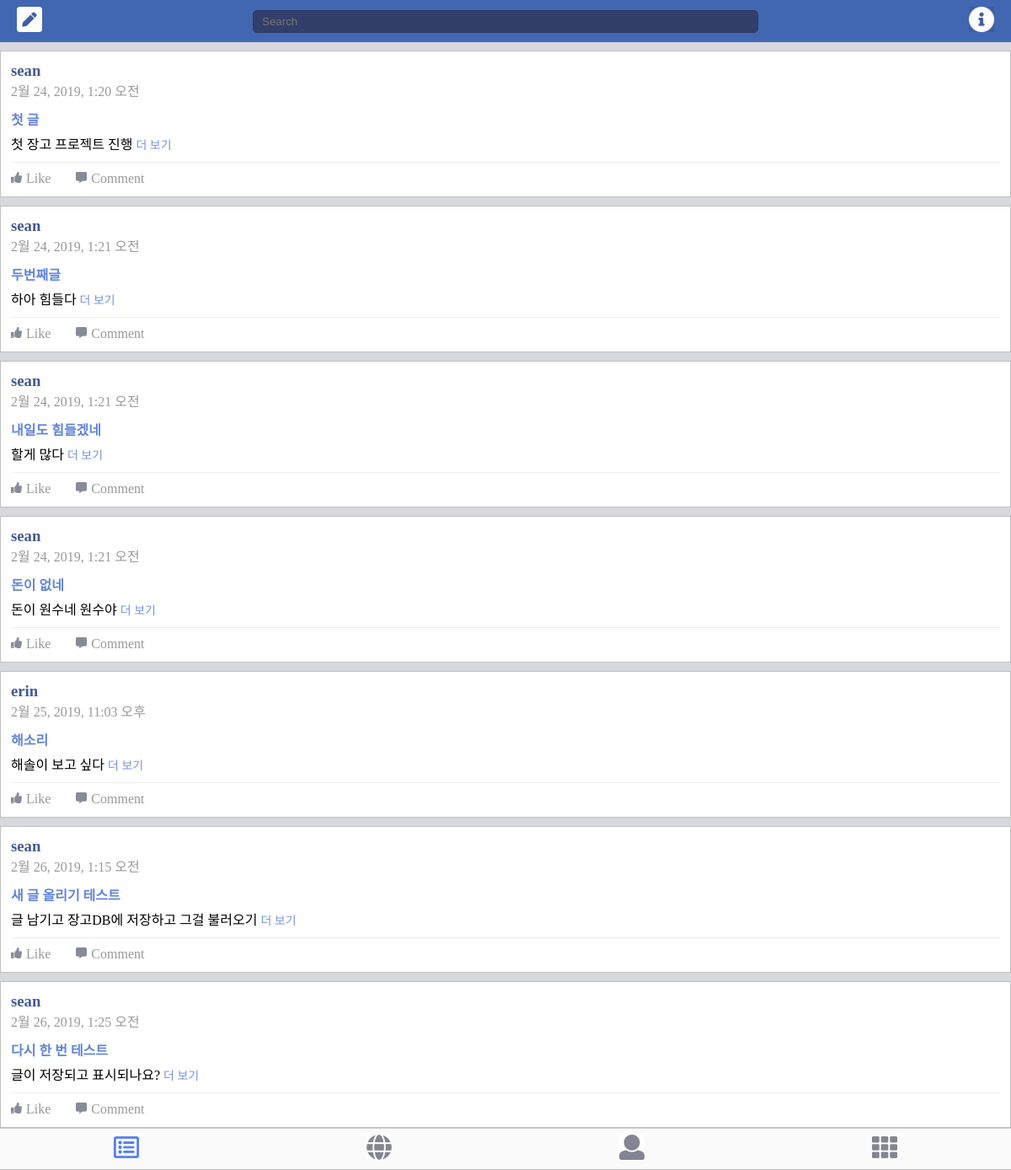
Before: / with the older database file.
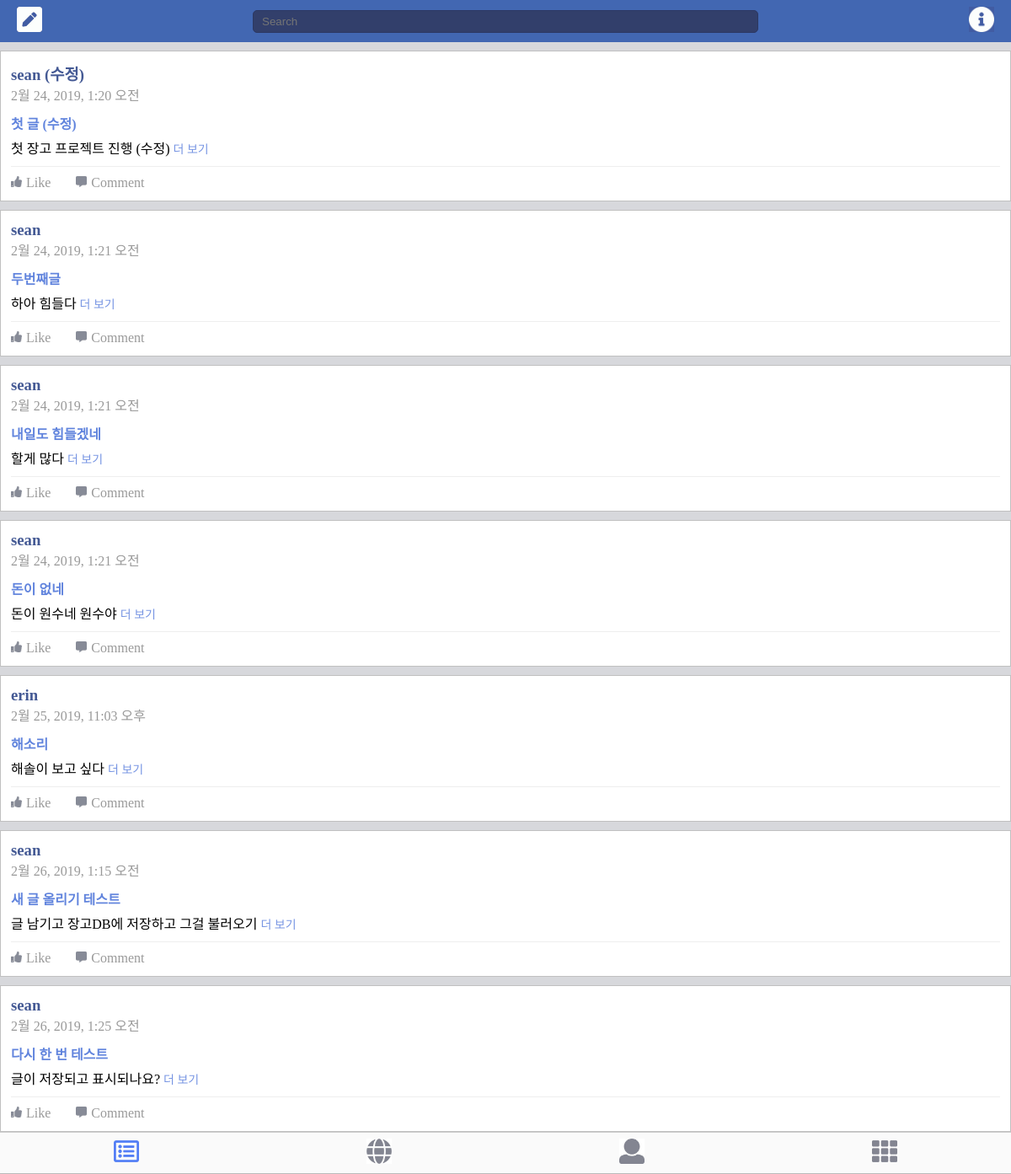
After: the same page with the newer database file.
### facebook/models.py (models this page shows, shortened)
class Article(models.Model):
    author      = models.CharField(max_length=120)
    title       = models.CharField(max_length=120)
    text        = models.TextField()
    password    = models.CharField(max_length=120)
    created_at  = models.DateTimeField(auto_now_add=True)

### facebook/views.py (the view)
# urls.py: path('', newsfeed),
def newsfeed(request):
    articles = Article.objects.all()
    return render(request, 'newsfeed.html', { 'articles': articles })

### facebook/templates/newsfeed.html (shortened to what this page needs)
<!DOCTYPE html>
<html>
<head>
    <link rel="stylesheet" type="text/css" media="screen" href="/static/newsfeed.css?ver=5">
</head>
<body>
    <div class="header">
        <div class="header_btnLeft">
            <a href="http://127.0.0.1:8000/new"><img src="/static/ic_pencil.jpg" alt="post" style="width: 30px;"></a>
        </div>
        <div class="header_search">
            <input type="text" class="header_searchBar" placeholder="Search">
        </div>
        <div class="header_btnRight">
            <img src="/static/ic_info.jpg" alt="info" style="width: 30px;">
        </div>
    </div>
    <div class="container">
        {% for feed in articles %}
        <div class="feed">
            <h3 class="name">{{feed.author}}</h3>
            <div class="date">{{feed.created_at}}</div>
            <a href="http://127.0.0.1:8000/feed/{{feed.pk}}/" class="title">{{feed.title}}</a>
            <p class="content">{{feed.text}} <a href="http://127.0.0.1:8000/feed/{{feed.pk}}/" class="more">더 보기</a></p>
            <div class="feedback">
                <div class="feedback_action">
                    <img src="/static/ic_like.jpg" alt="like" style="width: 13px;">Like
                </div>
                <div class="feedback_action">
                    <a href="http://127.0.0.1:8000/feed/{{feed.pk}}" class="feedback_comment"><img src="/static/ic_comment.jpg" alt="comment" style="width: 13px;">Comment</a>
                </div>
            </div>
        </div>
        {% endfor %}
    </div>
    <div class="footer">
        <div class="footer_tab">
            <a href="http://127.0.0.1:8000"><img src="/static/ic_feed.jpg" alt="feed" style="width: 30px;"></a>
        </div>
        <div class="footer_tab">
            <a href="http://127.0.0.1:8000/pages/"><img src="/static/ic_globe.jpg" alt="globe" style="width: 30px;"></a>
        </div>
        <div class="footer_tab">
            <img src="/static/ic_person.jpg" alt="person" style="width: 30px;">
        </div>
        <div class="footer_tab">
            <img src="/static/ic_etc.jpg" alt="etc" style="width: 30px;">
        </div>
    </div>
</body>
</html>

Changed rows visible on the page:
changed Article: author "sean" → "sean (수정)"; title "첫 글" → "첫 글 (수정)"; text "첫 장고 프로젝트 진행" → "첫 장고 프로젝트 진행 (수정)"
